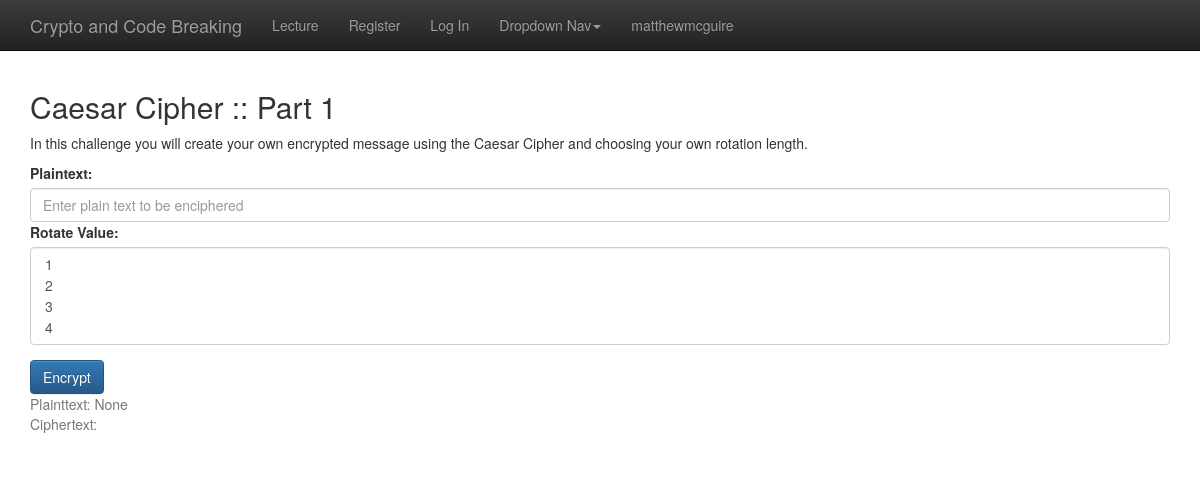
Screenshot of /caesar_i/ (signed in) with the database file from the repository.
### bs_theme/models.py (models this page shows, shortened)
class Challenge(models.Model):
	title = models.CharField(max_length=120)
	content = models.TextField()
	points_value = models.PositiveSmallIntegerField()
	updated = models.DateTimeField(auto_now=True, auto_now_add=False)
	points_limited = models.BooleanField(default=True)
	timestamp = models.DateTimeField(auto_now=False, auto_now_add=True)

### bs_theme/views.py (the view)
# urls.py: url(r'^caesar_i/$', views.caesar_i, name='caesar_i'),
def caesar_i(request, rotate='', plaintext=''):
    challenge = Challenge.objects.filter(id=1)
    choices = []
    for x in range(1,27):
        choices.append(x)
    context = {'challenge':challenge, 'choices': choices}
    if request.method == 'GET':
        data = request.GET
        plaintext = data.get('pt')
        rotate = str(data.get('rot'))
        user_id = data.get('user_id')
        c = Challenges()
        ct = c.caesar_i(rotate, plaintext, user_id)
        context.update({'pt':plaintext, 'rot':rotate, 'ct':ct})
    return render(request, 'bs_theme/caesar_i.html', context)

### bs_theme/challenges.py (called while the page is built)
	def caesar_i(self, rotate, plaintext, user_id):
		if (rotate and plaintext):
			points_value = 1
			previous_score = UserScore.objects.get(user_id_id=user_id)
			previous_score.score += points_value
			previous_score.save()
			return Caesar(int(rotate)).encipher(str(plaintext), True)
		else:
			return ''

### bs_theme/templates/bs_theme/caesar_i.html (shortened to what this page needs)
{% extends 'base.html' %}
{% block content %}
	<div class="container theme-showcase" role="main">
		{% for c in challenge %}
		<h2>{{ c.title }}</h2>
		<p> {{ c.content }}
		{% endfor %}
		<form action="{% url 'bs_theme:caesar_i' %}" method="get">
              <div class="form-group">
			    <label for="plaintext">Plaintext: </label>
			    <input type="text" class="form-control" id="plaintext" aria-describedby="emailHelp" placeholder="Enter plain text to be enciphered" name="pt">
			      <div class="form-group">
				    <label for="rotate">Rotate Value: </label>
				    <select multiple class="form-control" id="rot" name="rot">
				    	{% for x in choices %}
				     	<option>{{ x }}</option>
				     	{% endfor %}
				    </select>
  				</div>
			    <button type="submit" class="btn btn-primary">Encrypt</button>
			    <large id="ciphertext" class="form-text text-muted">Plainttext: {{ pt }}</large>
			    <large id="ciphertext" class="form-text text-muted">Ciphertext: {{ ct }}</large>
			  </div>
		</form>
	</div>
{% endblock %}

### bs_theme/templates/base.html (shortened to what this page needs)
{% load static %}
<!DOCTYPE html>
<html lang="en">
  <head>
    <link href="{% static 'css/bootstrap.min.css' %}" rel="stylesheet">
    <link href="{% static 'css/bootstrap-theme.min.css' %}" rel="stylesheet">
    <link href="{% static 'bs_theme/theme.css' %}" rel="stylesheet">
  </head>
  <body>
    <nav class="navbar navbar-inverse navbar-fixed-top">
      <div class="container">
        <div class="navbar-header">
          <a class="navbar-brand" href="{% url 'bs_theme:index' %}">Crypto and Code Breaking</a>
        </div>
        <div id="navbar" class="navbar-collapse collapse">
          <ul class="nav navbar-nav">
            <li><a href="{% url 'bs_theme:index' %}">Lecture</a></li>
            <li><a href="{% url 'bs_theme:register' %}">Register</a></li>
            <li><a href="{% url 'bs_theme:login' %}">Log In</a></li>
            <li class="dropdown">
              <a href="#" class="dropdown-toggle" data-toggle="dropdown" role="button" aria-haspopup="true" aria-expanded="false">Dropdown Nav<span class="caret"></span></a>
            </li>
            {% if user.is_authenticated %}
              <li><a class="right-side-button" href="#">{{ user.get_username }}</a></li>
            {% endif %}
          </ul>
        </div>
      </div>
    </nav>
    {% block content %}
    {% endblock %}
    </body>
</html>

### bs_theme/static/bs_theme/theme.css (style rules this page uses)
body { padding-top: 70px; padding-bottom: 30px; }

### rows the page displays
Challenge: title "Caesar Cipher :: Part 1", content "In this challenge you will create your own encrypted message using the Caesar Cipher and choosing your own rotation length."

### other values shown
{{ user.get_username }} "matthewmcguire"
{{ pt }} "None"
